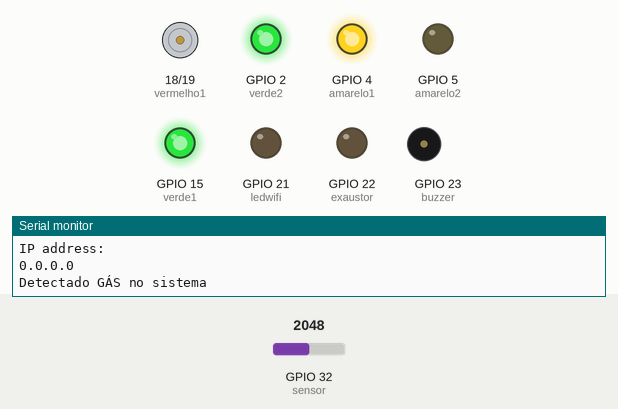
Recording of a sketch running on a simulated ESP32. On the bench: motor-driver pin pairs drawn as motors (green arrow = first pin HIGH = forward, orange = second pin HIGH = backward, longer = more drive), output pins drawn as LEDs (lit = HIGH), buzzer (waves = sounding, pin HIGH), the last lines printed to the serial monitor. Dashed ring = blinking. The inputs (shaded band) are chosen by the test bench; at power-on: GPIO 32 (sensor) = 2048. WiFi joins after 1.5 s; servers stay silent unless stated; web services answer with replies made up by the test bench.

Above: at 1.2 s.
1.3 s: GPIO 32 (sensor) set to 2374
At 1.57 s:
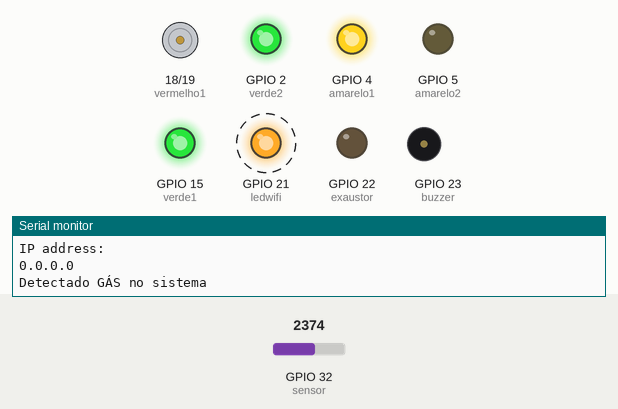
4.3 s: GPIO 32 (sensor) set to 2490
At 4.57 s:
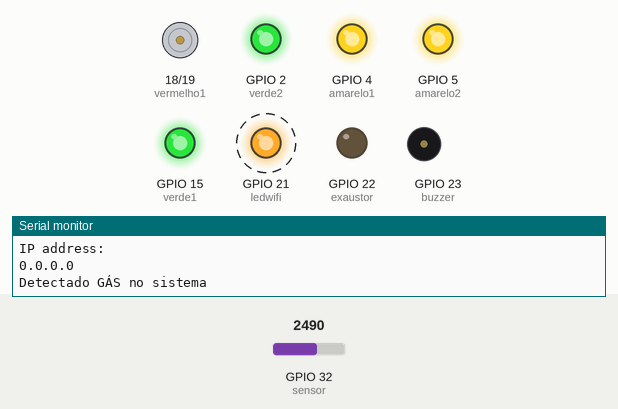
7.3 s: GPIO 32 (sensor) set to 3003
10.3 s: GPIO 32 (sensor) set to 3101
At 11.9 s:
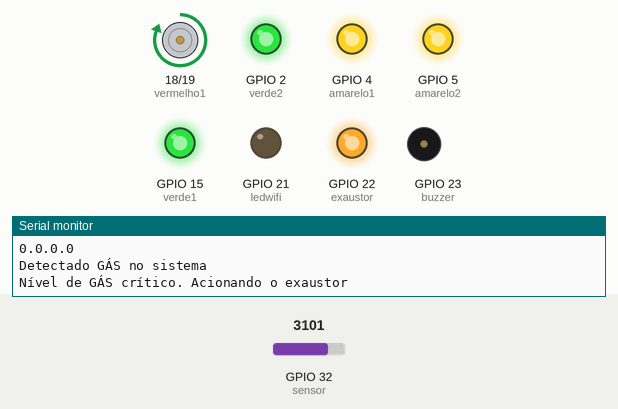
Timing chart, 0 to 17.8 s (numbered marks = the images above; inputs shaded):
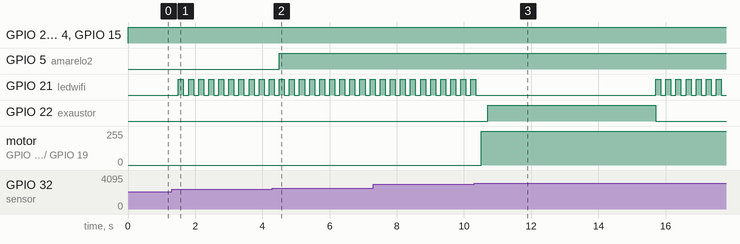

The sketch:

sketch_sep17b.ino
```cpp
// Carregando as bibliotecas
#include <WiFi.h> //Habilita comunicação do ESP32 com WI-FI
#include <PubSubClient.h> // Protocolo de comunicação MQTT IoT
#include <HTTPClient.h> //Faz a comunicação com o serviço de mensagens "mosquito.org"

unsigned long sensor = 32; //Porta analógica do sensor de gás que recebe de 0v a 5v

//Variáveis para os GPIO digitais
byte verde1 = 15;
byte verde2 = 2;
byte amarelo1 = 4;
byte amarelo2 = 5;
byte vermelho1 = 18;
byte vermelho2 = 19;
byte ledwifi = 21;
byte exaustor = 22;
byte buzzer = 23;

// Variáveis para as condicionais
int sen = 0;
byte if1 = 0;
byte if2 = 0;
byte if3 = 0;
byte if4 = 0;
// Variáveis para WI-FI
const char* ssid = "GUSSONI";
const char* password = "Zeg142011";
const char* mqtt_server = "test.mosquitto.org";
const char* api_key = "2684544"; // Chave API do CallMeBot
const char* numero = "+5511983270585"; // Número de WhatsApp

// Instancia a classe WiFiClient para conectar a rede Wi-Fi.
WiFiClient espClient;
PubSubClient client(espClient);

void setup() {
    Serial.begin(115200);
    WiFi.begin(ssid, password);
    delay(10);
    Serial.print("Conectando no WI-FI ");
    Serial.println(ssid);
    enviarMensagemWhatsApp();  //Mensagem após conexão

    Serial.println("WiFi conectado.");
    Serial.println("IP address: ");
    Serial.println(WiFi.localIP());

    // Configurar o servidor MQTT
    client.setServer(mqtt_server, 1883);

    // Configura os GPIO para "I ou O".
    pinMode(sensor, INPUT);
    pinMode(verde1, OUTPUT);
    pinMode(verde2, OUTPUT);
    pinMode(amarelo1, OUTPUT);
    pinMode(amarelo2, OUTPUT);
    pinMode(vermelho1, OUTPUT);
    pinMode(vermelho2, OUTPUT);
  //  pinMode(ledd, OUTPUT);
    pinMode(exaustor, OUTPUT);
    pinMode(ledwifi, OUTPUT); // LED WI-FI
     pinMode(buzzer, OUTPUT);
}

void enviarMensagemWhatsApp() {
    if (WiFi.status() == WL_CONNECTED) {
        HTTPClient http;

        // Formata mensagem para a URL da API
        String mensagem = "ESP32%20conectado%20ao%20Wi-Fi";
        String url = "https://api.callmebot.com/whatsapp.php?phone=" + String(numero) + "&text=" + mensagem + "&apikey=" + String(api_key);

        http.begin(url);

        int httpResponseCode = http.GET(); // Enviar requisição GET

        if (httpResponseCode > 0) {
            String response = http.getString();
            Serial.println(httpResponseCode);
            Serial.println(response);
            Serial.println("Mensagem enviada com sucesso...");
        } else {
            Serial.print("Erro ao enviar a mensagem. Código HTTP: ");
            Serial.println(httpResponseCode);
        }

        http.end();
    }
}

// Condicional para WI-FI
void ST_conexao() {
    if (WiFi.status() == WL_CONNECTED) {
        digitalWrite(ledwifi, HIGH);
        delay(150);
        digitalWrite(ledwifi, LOW);
        delay(150);
    } else {
        digitalWrite(ledwifi, LOW);
    }
}

void loop() {
    ST_conexao();
    sen = map(analogRead(sensor), 0, 4095, 0, 1023);

    // Todos os LEDs desligados
    if (sen < 300) {

        digitalWrite(verde1, LOW);
        digitalWrite(verde2, LOW);
        digitalWrite(amarelo1, LOW);
        digitalWrite(amarelo2, LOW);
        digitalWrite(vermelho1, LOW);
        digitalWrite(vermelho2, LOW);
    }
    // LED verde1 aceso
    else if (sen > 310 && sen < 400) {
        digitalWrite(verde1, HIGH);
        digitalWrite(verde2, LOW);
        digitalWrite(amarelo1, LOW);
        digitalWrite(amarelo2, LOW);
        digitalWrite(vermelho1, LOW);
        digitalWrite(vermelho2, LOW);
    }
    // LEDs verde1 e verde2 acesos
    else if (sen > 410 && sen < 450) {
        digitalWrite(verde1, HIGH);
        digitalWrite(verde2, HIGH); //Após acionamento do exautor e normalização do nível, envia "Nível de GÁS normal".
        digitalWrite(amarelo1, LOW);
        digitalWrite(amarelo2, LOW);
        digitalWrite(vermelho1, LOW);
        digitalWrite(vermelho2, LOW);
    }
    // LEDs verde1, verde2 e amarelo1 acesos
    else if (sen > 460 && sen < 600) {
        digitalWrite(verde1, HIGH);
        digitalWrite(verde2, HIGH);
        digitalWrite(amarelo1, HIGH); //"Detectado GÁS no Sitema"
        digitalWrite(amarelo2, LOW);
        digitalWrite(vermelho1, LOW);
        digitalWrite(vermelho2, LOW);
    }
    // LEDs verde1, verde2, amarelo1 e amarelo2 acesos
    else if (sen > 610 && sen < 750) {
        digitalWrite(verde1, HIGH);
        digitalWrite(verde2, HIGH);
        digitalWrite(amarelo1, HIGH);
        digitalWrite(amarelo2, HIGH);
        digitalWrite(vermelho1, LOW);
        digitalWrite(vermelho2, LOW);
    }
    // LEDs verde1, verde2, amarelo1, amarelo2 e vermelho1 acesos
    else if (sen > 760 && sen < 900) {
        digitalWrite(verde1, HIGH);
        digitalWrite(verde2, HIGH);
        digitalWrite(amarelo1, HIGH);
        digitalWrite(amarelo2, HIGH);
        digitalWrite(vermelho1, HIGH); //"Nível de GÁS crítico. Acionando o exaustor"
        digitalWrite(vermelho2, LOW);
    }
    // Todos os LEDs acesos
    else if (sen > 950) {
        digitalWrite(verde1, HIGH);
        digitalWrite(verde2, HIGH);
        digitalWrite(amarelo1, HIGH);
        digitalWrite(amarelo2, HIGH);
        digitalWrite(vermelho1, HIGH);
        digitalWrite(vermelho2, HIGH);//Sinal sonoro para emergencia. "Evacuar Local"
    }

    // Lógica para enviar mensagens via WhatsApp
    if (sen > 460 && if1 == 0) {
        HTTPClient http;

        // Formatar a URL da API
        String mensagem = "Detectado%20GÁS%20no%20Sistema"; // Mensagem formatada para URL
        String url = "https://api.callmebot.com/whatsapp.php?phone=" + String(numero) + "&text=" + mensagem + "&apikey=" + String(api_key);

        http.begin(url);

        int httpResponseCode = http.GET(); // Enviar requisição GET

        if (httpResponseCode > 0) {
            String response = http.getString();
            Serial.println("Detectado GÁS no sistema");
        } else {
            Serial.print("Erro ao enviar a mensagem. Código HTTP: ");
            Serial.println(httpResponseCode);
        }

        http.end();

        if1 = 1;
        if2 = 1;
    }

    if (sen < 450 && if2 == 1) {
        HTTPClient http;

        // Formatar a URL da API
        String mensagem = "Nível%20de%20gás%20normal"; // Mensagem formatada para URL
        String url = "https://api.callmebot.com/whatsapp.php?phone=" + String(numero) + "&text=" + mensagem + "&apikey=" + String(api_key);

        http.begin(url);

        int httpResponseCode = http.GET(); // Enviar requisição GET

        if (httpResponseCode > 0) {
            String response = http.getString();
            Serial.println("Nível de GÁS normal");
        } else {
            Serial.print("Erro ao enviar a mensagem. Código HTTP: ");
            Serial.println(httpResponseCode);


        http.end();

    }
     if2 = 0;
        if1 = 0;
        if3 = 0;
    }

    if (sen > 760 && if3 == 0) {
        HTTPClient http;

        // Formatar a URL da API
        String mensagem = "Nível%20de%20GÁS%20crítico.%20Acionando%20o%20exaustor"; // Mensagem formatada para URL
        String url = "https://api.callmebot.com/whatsapp.php?phone=" + String(numero) + "&text=" + mensagem + "&apikey=" + String(api_key);

        http.begin(url);

        int httpResponseCode = http.GET(); // Enviar requisição GET

        if (httpResponseCode > 0) {
            String response = http.getString();
            Serial.println("Nível de GÁS crítico. Acionando o exaustor");
        } else {
            Serial.print("Erro ao enviar a mensagem. Código HTTP: ");
           Serial.println(httpResponseCode);
     }

     http.end();

        digitalWrite(exaustor, HIGH);

        delay(5000);
        digitalWrite(exaustor, LOW);
        if3 = 1;
        if4 = 0;
    }

    if(sen > 950){
      digitalWrite(buzzer, HIGH);
      delay(5000);
      digitalWrite(buzzer, LOW);
      delay(5000);
    }
}
```

Measured:
- the behaviour switches between 2445 and 2446 on GPIO 32 (sensor) (found by bisection; images 1 and 2)
- the behaviour switches between 3046 and 3047 on GPIO 32 (sensor) (found by bisection; images 2 and 3)
- after the input at 4.3 s, GPIO 5 (amarelo2): LOW → HIGH after 0.20 s
- after the input at 10.3 s, GPIO 22 (exaustor): LOW → HIGH after 0.41 s, → LOW 5.0 s later; motor on GPIO 18 (vermelho1) / GPIO 19 (vermelho2): stopped → forward 255/255 after 0.21 s
- by itself, GPIO 21 (ledwifi): repeats every 0.30 s: HIGH 0.15 s, LOW 0.15 s
